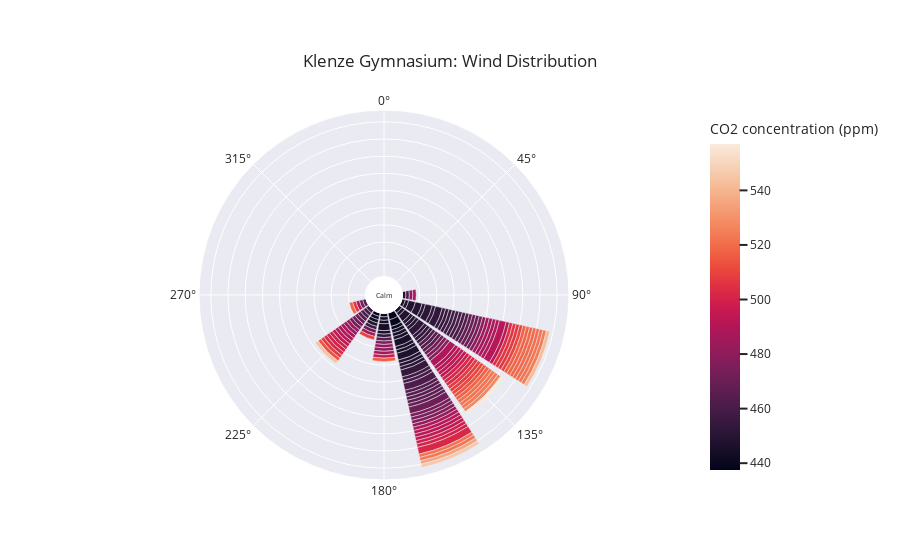
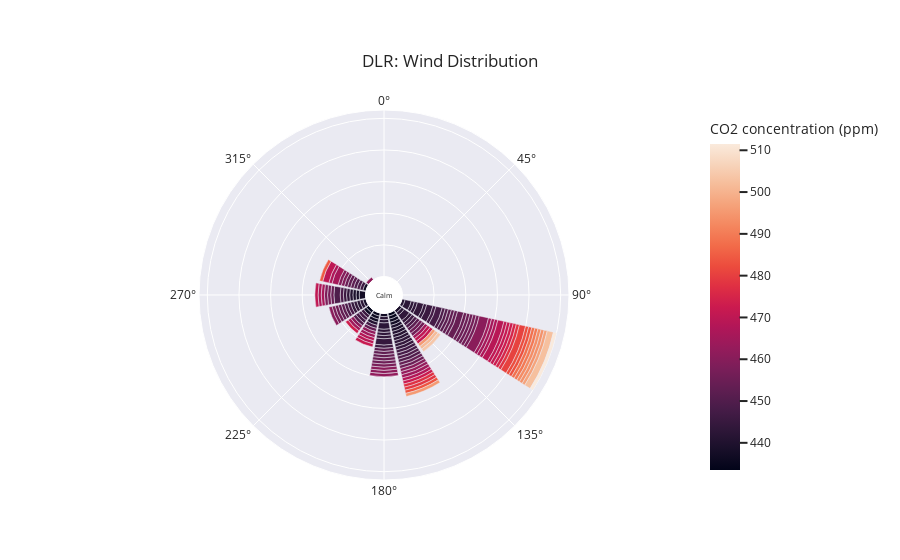
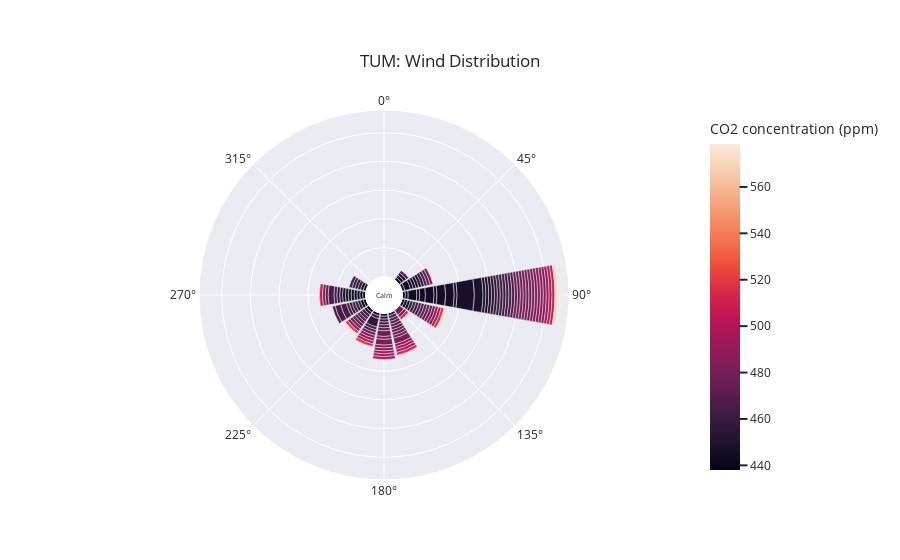
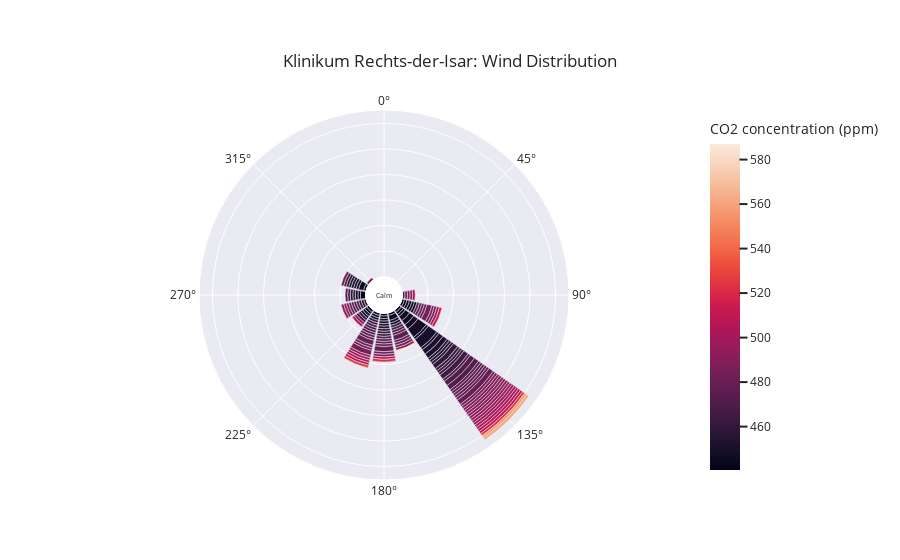

The notebook cell these images were saved under, in order:
### Code cell
# KLEG
plot_co2_rose(df, 1, 'Klenze Gymnasium')

# X
#plot_co2_rose(df, 2, 'X')

# X
#plot_co2_rose(df, 3, 'X')

# X
#plot_co2_rose(df, 4, 'X')

# DLRO
plot_co2_rose(df, 5, 'DLR')

# TUMN
plot_co2_rose(df, 6, 'TUM')

# FB85
#plot_co2_rose(df, 7, 'Blutenburgturm 85m')

# KRDI
plot_co2_rose(df, 8, 'Klinikum Rechts-der-Isar')

# KNPL
plot_co2_rose(df, 9, 'Klinikum Neuperlach')

# SWGG
plot_co2_rose(df, 10, 'Städtisches Willi Graf Gymnasium')

# RFIN
plot_co2_rose(df, 11, 'Rathaus Finsing')

# WKRT
plot_co2_rose(df, 12, 'Walter-Klingenbeck-Realschule')

# RFEL
plot_co2_rose(df, 13, 'Rathaus Feldkirchen')

# FB48
#plot_co2_rose(df, 14, 'Blutenburgturm 48m')

# SWMZ
plot_co2_rose(df, 15, 'Stadtwerke München Zentrale')

# SMAI
plot_co2_rose(df, 16, 'Schule Maisach')

# KBOG
#plot_co2_rose(df, 17, 'Klinikum Bogenhausen')

# SBBG
plot_co2_rose(df, 18, 'Städtisches Bertolt Brecht Gymnasium')

# X
#plot_o2_rose(df, 19, 'X')

# LGRO
plot_co2_rose(df, 20, 'LMU Großhadern')

### Figure 1 — Plotly figure (JSON) as saved in the notebook; plotly's stock layout.template omitted (floating-point values rounded to 4 significant figures; data arrays with more than 128 entries replaced by an {"elided": "..."} marker saying what was removed)
{"data": [{"hovertemplate": "count=%{r}<br>cardinal_direction=%{theta}<br>CO2 concentration (ppm)=%{marker.color}<extra></extra>", "legendgroup": "", "marker": {"color": {"elided": "160 float values"}, "coloraxis": "coloraxis", "pattern": {"shape": ""}}, "name": "", "r": {"elided": "160 int values"}, "showlegend": false, "subplot": "polar", "theta": {"elided": "160 float values"}, "type": "barpolar"}], "layout": {"annotations": [{"font": {"size": 7}, "showarrow": false, "text": "Calm", "x": 0.5, "y": 0.5}], "barmode": "relative", "coloraxis": {"colorbar": {"title": {"text": "CO2 concentration (ppm)"}}, "colorscale": [[0, "rgb(2,4,25)"], [0.0625, "rgb(24,15,41)"], [0.125, "rgb(47,23,57)"], [0.1875, "rgb(71,28,72)"], [0.25, "rgb(97,30,82)"], [0.3125, "rgb(123,30,89)"], [0.375, "rgb(150,27,91)"], [0.4375, "rgb(177,22,88)"], [0.5, "rgb(203,26,79)"], [0.5625, "rgb(223,47,67)"], [0.625, "rgb(236,76,61)"], [0.6875, "rgb(242,107,73)"], [0.75, "rgb(244,135,95)"], [0.8125, "rgb(245,162,122)"], [0.875, "rgb(246,188,153)"], [0.9375, "rgb(247,212,187)"], [1, "rgb(250,234,220)"]]}, "legend": {"font": {"size": 14}, "orientation": "h", "tracegroupgap": 0, "x": 0.5, "xanchor": "center", "y": -0.1, "yanchor": "middle"}, "margin": {"t": 110}, "polar": {"angularaxis": {"direction": "clockwise", "rotation": 90}, "domain": {"x": [0, 1], "y": [0, 1]}, "hole": 0.1, "radialaxis": {"linewidth": 0, "showticklabels": false, "ticks": ""}}, "title": {"text": "Klenze Gymnasium: Wind Distribution", "xanchor": "center", "yanchor": "top"}}}

### Figure 2 — Plotly figure (JSON) as saved in the notebook; plotly's stock layout.template omitted (floating-point values rounded to 4 significant figures; data arrays with more than 128 entries replaced by an {"elided": "..."} marker saying what was removed)
{"data": [{"hovertemplate": "count=%{r}<br>cardinal_direction=%{theta}<br>CO2 concentration (ppm)=%{marker.color}<extra></extra>", "legendgroup": "", "marker": {"color": {"elided": "160 float values"}, "coloraxis": "coloraxis", "pattern": {"shape": ""}}, "name": "", "r": {"elided": "160 int values"}, "showlegend": false, "subplot": "polar", "theta": {"elided": "160 float values"}, "type": "barpolar"}], "layout": {"annotations": [{"font": {"size": 7}, "showarrow": false, "text": "Calm", "x": 0.5, "y": 0.5}], "barmode": "relative", "coloraxis": {"colorbar": {"title": {"text": "CO2 concentration (ppm)"}}, "colorscale": [[0, "rgb(2,4,25)"], [0.0625, "rgb(24,15,41)"], [0.125, "rgb(47,23,57)"], [0.1875, "rgb(71,28,72)"], [0.25, "rgb(97,30,82)"], [0.3125, "rgb(123,30,89)"], [0.375, "rgb(150,27,91)"], [0.4375, "rgb(177,22,88)"], [0.5, "rgb(203,26,79)"], [0.5625, "rgb(223,47,67)"], [0.625, "rgb(236,76,61)"], [0.6875, "rgb(242,107,73)"], [0.75, "rgb(244,135,95)"], [0.8125, "rgb(245,162,122)"], [0.875, "rgb(246,188,153)"], [0.9375, "rgb(247,212,187)"], [1, "rgb(250,234,220)"]]}, "legend": {"font": {"size": 14}, "orientation": "h", "tracegroupgap": 0, "x": 0.5, "xanchor": "center", "y": -0.1, "yanchor": "middle"}, "margin": {"t": 110}, "polar": {"angularaxis": {"direction": "clockwise", "rotation": 90}, "domain": {"x": [0, 1], "y": [0, 1]}, "hole": 0.1, "radialaxis": {"linewidth": 0, "showticklabels": false, "ticks": ""}}, "title": {"text": "DLR: Wind Distribution", "xanchor": "center", "yanchor": "top"}}}

### Figure 3 — Plotly figure (JSON) as saved in the notebook; plotly's stock layout.template omitted (floating-point values rounded to 4 significant figures; data arrays with more than 128 entries replaced by an {"elided": "..."} marker saying what was removed)
{"data": [{"hovertemplate": "count=%{r}<br>cardinal_direction=%{theta}<br>CO2 concentration (ppm)=%{marker.color}<extra></extra>", "legendgroup": "", "marker": {"color": {"elided": "151 float values"}, "coloraxis": "coloraxis", "pattern": {"shape": ""}}, "name": "", "r": {"elided": "151 int values"}, "showlegend": false, "subplot": "polar", "theta": {"elided": "151 float values"}, "type": "barpolar"}], "layout": {"annotations": [{"font": {"size": 7}, "showarrow": false, "text": "Calm", "x": 0.5, "y": 0.5}], "barmode": "relative", "coloraxis": {"colorbar": {"title": {"text": "CO2 concentration (ppm)"}}, "colorscale": [[0, "rgb(2,4,25)"], [0.0625, "rgb(24,15,41)"], [0.125, "rgb(47,23,57)"], [0.1875, "rgb(71,28,72)"], [0.25, "rgb(97,30,82)"], [0.3125, "rgb(123,30,89)"], [0.375, "rgb(150,27,91)"], [0.4375, "rgb(177,22,88)"], [0.5, "rgb(203,26,79)"], [0.5625, "rgb(223,47,67)"], [0.625, "rgb(236,76,61)"], [0.6875, "rgb(242,107,73)"], [0.75, "rgb(244,135,95)"], [0.8125, "rgb(245,162,122)"], [0.875, "rgb(246,188,153)"], [0.9375, "rgb(247,212,187)"], [1, "rgb(250,234,220)"]]}, "legend": {"font": {"size": 14}, "orientation": "h", "tracegroupgap": 0, "x": 0.5, "xanchor": "center", "y": -0.1, "yanchor": "middle"}, "margin": {"t": 110}, "polar": {"angularaxis": {"direction": "clockwise", "rotation": 90}, "domain": {"x": [0, 1], "y": [0, 1]}, "hole": 0.1, "radialaxis": {"linewidth": 0, "showticklabels": false, "ticks": ""}}, "title": {"text": "TUM: Wind Distribution", "xanchor": "center", "yanchor": "top"}}}

### Figure 4 — Plotly figure (JSON) as saved in the notebook; plotly's stock layout.template omitted (floating-point values rounded to 4 significant figures; data arrays with more than 128 entries replaced by an {"elided": "..."} marker saying what was removed)
{"data": [{"hovertemplate": "count=%{r}<br>cardinal_direction=%{theta}<br>CO2 concentration (ppm)=%{marker.color}<extra></extra>", "legendgroup": "", "marker": {"color": {"elided": "153 float values"}, "coloraxis": "coloraxis", "pattern": {"shape": ""}}, "name": "", "r": {"elided": "153 int values"}, "showlegend": false, "subplot": "polar", "theta": {"elided": "153 float values"}, "type": "barpolar"}], "layout": {"annotations": [{"font": {"size": 7}, "showarrow": false, "text": "Calm", "x": 0.5, "y": 0.5}], "barmode": "relative", "coloraxis": {"colorbar": {"title": {"text": "CO2 concentration (ppm)"}}, "colorscale": [[0, "rgb(2,4,25)"], [0.0625, "rgb(24,15,41)"], [0.125, "rgb(47,23,57)"], [0.1875, "rgb(71,28,72)"], [0.25, "rgb(97,30,82)"], [0.3125, "rgb(123,30,89)"], [0.375, "rgb(150,27,91)"], [0.4375, "rgb(177,22,88)"], [0.5, "rgb(203,26,79)"], [0.5625, "rgb(223,47,67)"], [0.625, "rgb(236,76,61)"], [0.6875, "rgb(242,107,73)"], [0.75, "rgb(244,135,95)"], [0.8125, "rgb(245,162,122)"], [0.875, "rgb(246,188,153)"], [0.9375, "rgb(247,212,187)"], [1, "rgb(250,234,220)"]]}, "legend": {"font": {"size": 14}, "orientation": "h", "tracegroupgap": 0, "x": 0.5, "xanchor": "center", "y": -0.1, "yanchor": "middle"}, "margin": {"t": 110}, "polar": {"angularaxis": {"direction": "clockwise", "rotation": 90}, "domain": {"x": [0, 1], "y": [0, 1]}, "hole": 0.1, "radialaxis": {"linewidth": 0, "showticklabels": false, "ticks": ""}}, "title": {"text": "Klinikum Rechts-der-Isar: Wind Distribution", "xanchor": "center", "yanchor": "top"}}}
